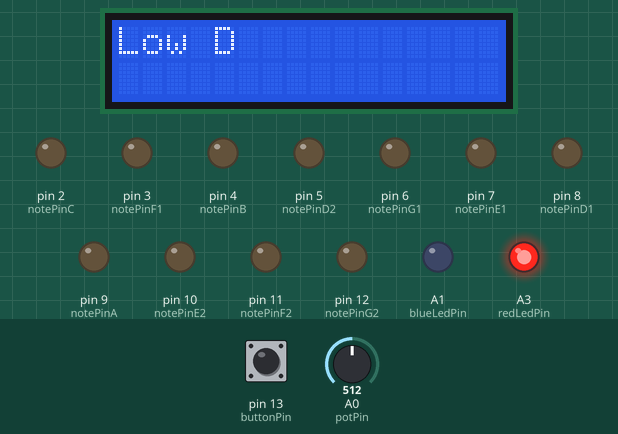
Simulated run of this sketch. Board: Arduino Uno, built with avr-gcc and run on an emulated ATmega328P. Parts: 16×2 character LCD, output pins drawn as LEDs (lit = HIGH). Inputs (shaded band) come from the test bench; at power-on: pin 13 (buttonPin) HIGH, A0 (potPin) = 512. Random numbers use the default seed unless the sketch sets one.

Above: at 1.2 s.
1.3 s: pin 13 (buttonPin) pulled LOW for 1 s
At 2.3 s:
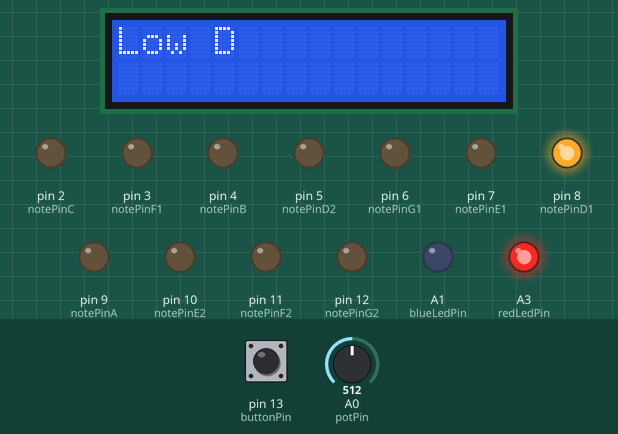
Timing chart, 0 to 4.3 s (numbered marks = the images above; inputs shaded):
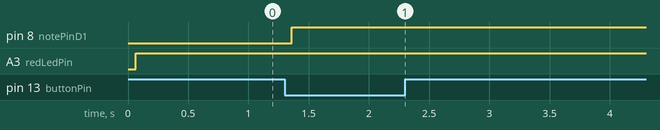

Measured:
- after the input at 1.3 s, pin 8 (notePinD1): LOW → HIGH after 0.06 s

The sketch:

Pot111425FINAL.ino
```cpp
const int notePinD1 = 8;
const int notePinE1 = 7;
const int notePinF1 = 3;
const int notePinG1 = 6;
const int notePinA = 9; //or 5
const int notePinB = 4;
const int notePinC = 2;
const int notePinD2 = 5; //or 9
const int notePinE2 = 10;
const int notePinF2 = 11;
const int notePinG2 = 12;

//don't work: 5,9


// keep your button pin
const int buttonPin = 13;


#include <Wire.h>
#include <LiquidCrystal_I2C.h>

LiquidCrystal_I2C lcd(0x27, 16, 2);

//const int trigPin = 9;
//const int echoPin = 10;

//float duration, distance;

int Letter[] = {1,2,3,4,5,6,7,8,9,10,11};


float a=8;
float b = a+4;

//integers for potentiometer
const int potPin = A0;
int potValue;
int mappedValue;

const int blueLedPin = A1;
const int redLedPin = A3;

unsigned long correctStartTime = 0;
bool inCorrectRange = false;
const unsigned long requiredHoldTime = 500; // Time in milliseconds to hold position (adjust as needed)


void setup() {

pinMode(buttonPin, INPUT_PULLUP);

pinMode(notePinD1, OUTPUT);
pinMode(notePinE1, OUTPUT);
pinMode(notePinF1, OUTPUT);
pinMode(notePinG1, OUTPUT);
pinMode(notePinA, OUTPUT);
pinMode(notePinB, OUTPUT);
pinMode(notePinC, OUTPUT);
pinMode(notePinD2, OUTPUT);
pinMode(notePinE2, OUTPUT);
pinMode(notePinF2, OUTPUT);
pinMode(notePinG2, OUTPUT);

digitalWrite(notePinD1, LOW);
digitalWrite(notePinE1, LOW);
digitalWrite(notePinF1, LOW);
digitalWrite(notePinG1, LOW);
digitalWrite(notePinA, LOW);
digitalWrite(notePinB, LOW);
digitalWrite(notePinC, LOW);
digitalWrite(notePinD2, LOW);
digitalWrite(notePinE2, LOW);
digitalWrite(notePinF2, LOW);
digitalWrite(notePinG2, LOW);


  //potentiometer serial reading
  Serial.begin(9600);

  pinMode(A0,INPUT);
  pinMode(blueLedPin,OUTPUT);
  pinMode(redLedPin,OUTPUT);
  Serial.begin(9600);
  randomSeed(analogRead(0));

  lcd.init();
  lcd.backlight();
}


int selectedValue = Letter[0];


int cycle() {
  int randomIndex = random(1,11);
  selectedValue = Letter[randomIndex];

  return randomIndex;

}


void loop() {


  //potentiometer reading thorugh serial
  potValue = analogRead(potPin);


  if (a < potValue && potValue < b) {

     if (!inCorrectRange) {
      correctStartTime = millis(); // Start the timer
      inCorrectRange = true;
    } else {
      if (millis() - correctStartTime >= requiredHoldTime) {
        cycle();
        digitalWrite(redLedPin, LOW);
        digitalWrite(blueLedPin, HIGH);
        delay(1000);
        digitalWrite(notePinD1, LOW);
        digitalWrite(notePinE1, LOW);
        digitalWrite(notePinF1, LOW);
        digitalWrite(notePinG1, LOW);
        digitalWrite(notePinA, LOW);
        digitalWrite(notePinB, LOW);
        digitalWrite(notePinC, LOW);
        digitalWrite(notePinD2, LOW);
        digitalWrite(notePinE2, LOW);
        digitalWrite(notePinF2, LOW);
        digitalWrite(notePinG2, LOW);
        inCorrectRange = false; // Reset for next round
      } else {
        // Still in correct range but haven't held long enough
        digitalWrite(redLedPin, HIGH);
      }
    }
  } else{
    digitalWrite(redLedPin,HIGH);
    digitalWrite(blueLedPin,LOW);
    inCorrectRange = false; // ADD THIS: Reset timer if we leave the correct range
  }

if (digitalRead(buttonPin) == LOW) {
  if (selectedValue == 1) digitalWrite(notePinD1, HIGH);
  if (selectedValue == 2) digitalWrite(notePinE1, HIGH);
  if (selectedValue == 3) digitalWrite(notePinF1, HIGH);
  if (selectedValue == 4) digitalWrite(notePinG1, HIGH);
  if (selectedValue == 5) digitalWrite(notePinA, HIGH);
  if (selectedValue == 6) digitalWrite(notePinB, HIGH);
  if (selectedValue == 7) digitalWrite(notePinC, HIGH);
  if (selectedValue == 8) digitalWrite(notePinD2, HIGH);
  if (selectedValue == 9) digitalWrite(notePinE2, HIGH);
  if (selectedValue == 10) digitalWrite(notePinF2, HIGH);
  if (selectedValue == 11) digitalWrite(notePinG2, HIGH);
}

  lcd.clear();

  if (selectedValue == 1){
  lcd.print("Low D");
  a=152;

  }

  if (selectedValue == 2){
  lcd.print("Low E");
  a=154;
  }

  if (selectedValue == 3){
  lcd.print("Low F");
  a=143;
  }

  if (selectedValue == 4){
  lcd.print("Low G");
  a=132;
  }

  if (selectedValue == 5){
  lcd.print("A");
  a=119;
  }

  if (selectedValue == 6){
  lcd.print("B");
  a=104;
  }

  if (selectedValue == 7){
  lcd.print("C");
  a=91;
  }

if (selectedValue == 8){
  lcd.print("High D");
  a=81;
  }

if (selectedValue == 9){
  lcd.print("High E");
  a=69;
  }

if (selectedValue == 10){
  lcd.print("High F");
  a=61;
  }

if (selectedValue == 11){
  lcd.print("High G");
  a=54;
  }

b=a+5;
a=a-5;

  delay(100);
}
```
